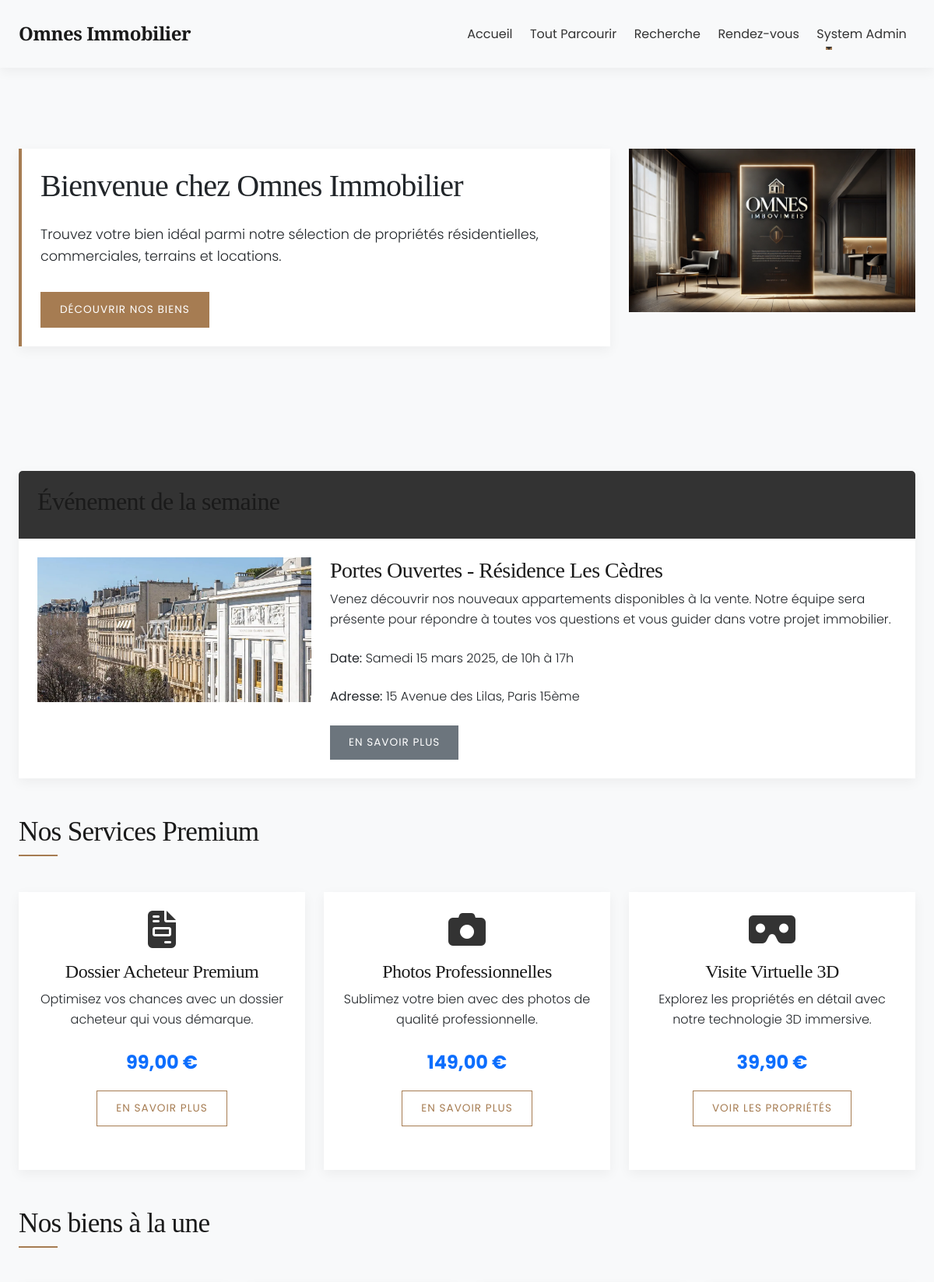
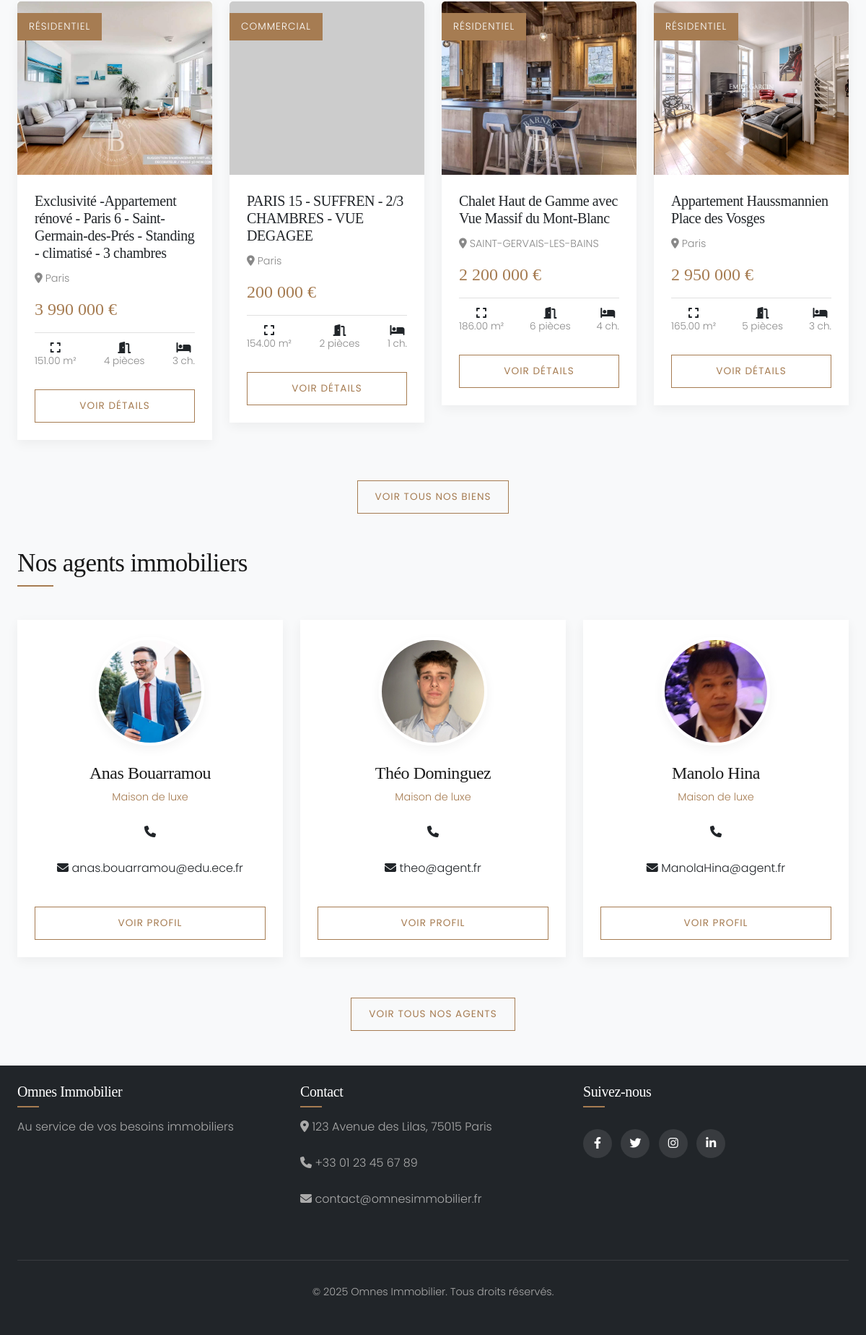
The app's page /index.php (signed in) with its own data (2 pictures, top to bottom).
### tables this page shows
CREATE TABLE `Propriete` (
  `id_propriete` int NOT NULL,
  `titre` varchar(255) NOT NULL,
  `description` text,
  `prix` decimal(10,2) NOT NULL,
  `surface` decimal(10,2) DEFAULT NULL,
  `nb_pieces` int DEFAULT NULL,
  `nb_chambres` int DEFAULT NULL,
  `nb_salles_bain` int DEFAULT NULL,
  `etage` int DEFAULT NULL,
  `balcon` tinyint(1) DEFAULT '0',
  `parking` tinyint(1) DEFAULT '0',
  `ascenseur` tinyint(1) DEFAULT '0',
  `adresse` varchar(255) NOT NULL,
  `ville` varchar(100) NOT NULL,
  `code_postal` varchar(20) NOT NULL,
  `pays` varchar(50) NOT NULL,
  `statut` enum('disponible','vendu','loué') DEFAULT 'disponible',
  `type_propriete` enum('résidentiel','commercial','terrain','location') NOT NULL,
  `date_ajout` datetime DEFAULT CURRENT_TIMESTAMP,
  `id_agent` int NOT NULL
);

CREATE TABLE `Media` (
  `id_media` int NOT NULL,
  `id_propriete` int NOT NULL,
  `type` enum('photo','video') NOT NULL,
  `url_path` varchar(255) NOT NULL,
  `est_principale` tinyint(1) DEFAULT '0',
  `titre` varchar(255) DEFAULT NULL
);

CREATE TABLE `Agent_Immobilier` (
  `id_agent` int NOT NULL,
  `id_utilisateur` int NOT NULL,
  `specialite` varchar(100) DEFAULT NULL,
  `biographie` text,
  `cv_path` varchar(255) DEFAULT NULL,
  `photo_path` varchar(255) DEFAULT NULL
);

CREATE TABLE `Utilisateur` (
  `id_utilisateur` int NOT NULL,
  `email` varchar(100) NOT NULL,
  `mot_de_passe` varchar(255) NOT NULL,
  `nom` varchar(50) NOT NULL,
  `prenom` varchar(50) NOT NULL,
  `telephone` varchar(20) DEFAULT NULL,
  `date_inscription` datetime DEFAULT CURRENT_TIMESTAMP,
  `type_utilisateur` enum('client','agent','admin') NOT NULL,
  `statut` enum('actif','inactif') DEFAULT 'actif'
);

### config/init.php (called while the page is built, shortened)
<?php
require_once BASE_PATH . 'config/database.php';
spl_autoload_register(function($class_name) {
    $class_file = BASE_PATH . 'classes/' . $class_name . '.php';
});
function format_price($price) {
    return number_format($price, 0, ',', ' ') . ' €';
}

### classes/database.php (called while the page is built, shortened)
<?php
class Database {
    private $dbh;
    private $stmt;
    public function __construct() {
        $this->host = DB_HOST;
        $this->port = DB_PORT;
        $this->user = DB_USER;
        $this->pass = DB_PASS;
        $this->dbname = DB_NAME;
        $dsn = 'mysql:host=' . $this->host . ';port=' . $this->port . ';dbname=' . $this->dbname . ';charset=utf8mb4';
        $options = array(
            PDO::ATTR_PERSISTENT => true,
            PDO::ATTR_ERRMODE => PDO::ERRMODE_EXCEPTION,
            PDO::ATTR_DEFAULT_FETCH_MODE => PDO::FETCH_OBJ
        );
        try {
            $this->dbh = new PDO($dsn, $this->user, $this->pass, $options);
        } catch(PDOException $e) {
            $this->error = $e->getMessage();
            error_log("Erreur de connexion à la base de données : " . $this->error);
            throw new Exception("Erreur de connexion à la base de données");
        }
    }
    public function query($query) {
        $this->stmt = $this->dbh->prepare($query);
    }
    public function bind($param, $value, $type = null) {
        if (is_null($type)) {
            switch (true) {
                case is_int($value):
                    $type = PDO::PARAM_INT;
                    break;
            }
        }
        $this->stmt->bindValue($param, $value, $type);
    }
    public function execute() {
        try {
            return $this->stmt->execute();
        } catch(PDOException $e) {
            $this->error = $e->getMessage();
            error_log("Erreur d'exécution de requête : " . $this->error);
            return false;
        }
    }
    public function resultSet() {
        $this->execute();
        return $this->stmt->fetchAll();
    }
}
?>

### classes/Property.php (called while the page is built, shortened)
<?php
class Property {
    private $db;
    public function __construct() {
        $this->db = new Database();
    }
    public function getAllProperties() {
        $this->db->query('SELECT * FROM Propriete WHERE statut = "disponible" ORDER BY date_ajout DESC');
        return $this->db->resultSet();
    }
    public function getMedia($id_propriete) {
        $this->db->query('SELECT * FROM Media WHERE id_propriete = :id_propriete');
        $this->db->bind(':id_propriete', $id_propriete);
        return $this->db->resultSet();
    }
}
?>

### classes/Agent.php (called while the page is built, shortened)
<?php
class Agent {
    private $db;
    public function __construct() {
        $this->db = new Database();
    }
    public function getAllAgents() {
        try {
            $this->db->query('SELECT a.*, u.nom, u.prenom, u.email, u.telephone
                            FROM Agent_Immobilier a
                            INNER JOIN Utilisateur u ON a.id_utilisateur = u.id_utilisateur
                            ORDER BY u.nom, u.prenom');
            return $this->db->resultSet();
        } catch (Exception $e) {
            error_log("Exception lors de la récupération de tous les agents: " . $e->getMessage());
            return [];
        }
    }
}
?>

### index.php (the view, shortened to what this page needs)
<?php
require_once BASE_PATH . 'config/init.php';
include BASE_PATH . 'includes/header.php';
require_once BASE_PATH . 'classes/Property.php';
require_once BASE_PATH . 'classes/Agent.php';
$property = new Property();
$agent = new Agent();
$featured_properties = $property->getAllProperties();
if (count($featured_properties) > 4) {
    $featured_properties = array_slice($featured_properties, 0, 4);
}
$agents = $agent->getAllAgents();
if (count($agents) > 3) {
    $agents = array_slice($agents, 0, 3);
}
?>
<section class="hero-section">
    <div class="row">
        <div class="col-md-8" data-aos="fade-right">
            <div class="card bg-light">
                <div class="card-body hero-content">
                    <h1 class="card-title">Bienvenue chez Omnes Immobilier</h1>
                    <p class="card-text">Trouvez votre bien idéal parmi notre sélection de propriétés résidentielles, commerciales, terrains et locations.</p>
                    <a href="properties.php" class="btn btn-primary">Découvrir nos biens</a>
                </div>
            </div>
        </div>
        <div class="col-md-4" data-aos="fade-left">
            <img src="/omnes-immobilier/assets/img/banners/hero-banner.jpg" alt="Omnes Immobilier" class="img-fluid" onerror="this.src='https://via.placeholder.com/400x300?text=Omnes+Immobilier'">
        </div>
    </div>
</section>
<section class="event-section mt-5" data-aos="fade-up">
    <div class="card">
        <div class="card-header bg-primary text-white">
            <h2>Événement de la semaine</h2>
        </div>
        <div class="card-body">
            <div class="row">
                <div class="col-md-4">
                    <img src="/omnes-immobilier/assets/img/banners/event-banner.jpg" alt="Événement" class="img-fluid" onerror="this.src='https://via.placeholder.com/300x200?text=Événement'">
                </div>
                <div class="col-md-8">
                    <h3>Portes Ouvertes - Résidence Les Cèdres</h3>
                    <p>Venez découvrir nos nouveaux appartements disponibles à la vente. Notre équipe sera présente pour répondre à toutes vos questions et vous guider dans votre projet immobilier.</p>
                    <p><strong>Date:</strong> Samedi 15 mars 2025, de 10h à 17h</p>
                    <p><strong>Adresse:</strong> 15 Avenue des Lilas, Paris 15ème</p>
                    <a href="#" class="btn btn-secondary">En savoir plus</a>
                </div>
            </div>
        </div>
    </div>
</section>
<section class="services-section mt-5">
    <h2 class="section-title" data-aos="fade-up">Nos Services Premium</h2>
    <div class="row mt-3">
        <div class="col-md-4" data-aos="fade-up">
            <div class="card service-card h-100">
                <div class="card-body text-center">
                    <i class="fas fa-file-invoice fa-3x text-primary mb-3"></i>
                    <h4>Dossier Acheteur Premium</h4>
                    <p>Optimisez vos chances avec un dossier acheteur qui vous démarque.</p>
                    <p class="service-price">99,00 €</p>
                    <a href="/omnes-immobilier/account-services.php" class="btn btn-outline-primary">En savoir plus</a>
                </div>
            </div>
        </div>
        <div class="col-md-4" data-aos="fade-up" data-aos-delay="100">
            <div class="card service-card h-100">
                <div class="card-body text-center">
                    <i class="fas fa-camera fa-3x text-primary mb-3"></i>
                    <h4>Photos Professionnelles</h4>
                    <p>Sublimez votre bien avec des photos de qualité professionnelle.</p>
                    <p class="service-price">149,00 €</p>
                    <a href="/omnes-immobilier/account-services.php" class="btn btn-outline-primary">En savoir plus</a>
                </div>
            </div>
        </div>
        <div class="col-md-4" data-aos="fade-up" data-aos-delay="200">
            <div class="card service-card h-100">
                <div class="card-body text-center">
                    <i class="fas fa-vr-cardboard fa-3x text-primary mb-3"></i>
                    <h4>Visite Virtuelle 3D</h4>
                    <p>Explorez les propriétés en détail avec notre technologie 3D immersive.</p>
                    <p class="service-price">39,90 €</p>
                    <a href="/omnes-immobilier/properties.php" class="btn btn-outline-primary">Voir les propriétés</a>
                </div>
            </div>
        </div>
    </div>
</section>
<section class="featured-properties mt-5">
    <h2 class="section-title" data-aos="fade-up">Nos biens à la une</h2>
    <div class="row mt-3">
        <?php if (!empty($featured_properties)) : ?>
            <?php foreach ($featured_properties as $index => $prop) : ?>
                <div class="col-md-3" data-aos="fade-up" data-aos-delay="<?php echo $index * 100; ?>">
                    <div class="card property-card">
                        <?php
                        $medias = $property->getMedia($prop->id_propriete);
                        $image_path = !empty($medias) && isset($medias[0]->url_path) ? $medias[0]->url_path : '/omnes-immobilier/assets/img/properties/default.jpg';
                        ?>
                        <img src="<?php echo $image_path; ?>" class="card-img-top" alt="<?php echo $prop->titre; ?>" onerror="this.src='https://via.placeholder.com/300x200?text=Propriété'">
                        <?php if ($prop->type_propriete) : ?>
                            <div class="property-tag"><?php echo ucfirst($prop->type_propriete); ?></div>
                        <?php endif; ?>
                        <div class="card-body">
                            <h5 class="card-title"><?php echo $prop->titre; ?></h5>
                            <p class="property-location"><i class="fas fa-map-marker-alt"></i> <?php echo $prop->ville; ?></p>
                            <?php if ($prop->type_propriete !== 'location') : ?>
                                <p class="property-price"><?php echo format_price($prop->prix); ?></p>
                            <?php else : ?>
                                <p class="property-price"><?php echo format_price($prop->prix); ?>/mois</p>
                            <?php endif; ?>
                            <div class="property-features">
                                <div class="property-feature">
                                    <i class="fas fa-expand"></i>
                                    <span><?php echo $prop->surface; ?> m²</span>
                                </div>
                                <div class="property-feature">
                                    <i class="fas fa-door-open"></i>
                                    <span><?php echo $prop->nb_pieces; ?> pièces</span>
                                </div>
                                <div class="property-feature">
                                    <i class="fas fa-bed"></i>
                                    <span><?php echo $prop->nb_chambres; ?> ch.</span>
                                </div>
                            </div>
                            <a href="property-detail.php?id=<?php echo $prop->id_propriete; ?>" class="btn btn-outline-primary w-100 mt-3">Voir détails</a>
                        </div>
                    </div>
                </div>
            <?php endforeach; ?>
        <?php endif; ?>
    </div>
    <div class="text-center mt-4" data-aos="fade-up">
        <a href="properties.php" class="btn btn-outline-primary">Voir tous nos biens</a>
    </div>
</section>
<section class="featured-agents mt-5">
    <h2 class="section-title" data-aos="fade-up">Nos agents immobiliers</h2>
    <div class="row mt-3">
        <?php if (!empty($agents)) : ?>
            <?php foreach ($agents as $index => $agent_item) : ?>
                <div class="col-md-4" data-aos="fade-up" data-aos-delay="<?php echo $index * 100; ?>">
                    <div class="card agent-card">
                        <div class="card-body">
                            <?php if ($agent_item->photo_path) : ?>
                                <img src="<?php echo $agent_item->photo_path; ?>" class="agent-img" alt="<?php echo $agent_item->prenom . ' ' . $agent_item->nom; ?>" onerror="this.src='https://via.placeholder.com/150x150?text=Agent'">
                            <?php else : ?>
                                <img src="/omnes-immobilier/assets/img/agents/default.jpg" class="agent-img" alt="<?php echo $agent_item->prenom . ' ' . $agent_item->nom; ?>" onerror="this.src='https://via.placeholder.com/150x150?text=Agent'">
                            <?php endif; ?>
                            <h4 class="agent-name"><?php echo $agent_item->prenom . ' ' . $agent_item->nom; ?></h4>
                            <p class="agent-title"><?php echo $agent_item->specialite; ?></p>
                            <div class="agent-contact">
                                <p><i class="fas fa-phone"></i> <?php echo $agent_item->telephone; ?></p>
                                <p><i class="fas fa-envelope"></i> <?php echo $agent_item->email; ?></p>
                            </div>
                            <a href="agent-profile.php?id=<?php echo $agent_item->id_agent; ?>" class="btn btn-outline-primary w-100 mt-3">Voir profil</a>
                        </div>
                    </div>
                </div>
            <?php endforeach; ?>
        <?php endif; ?>
    </div>
    <div class="text-center mt-4" data-aos="fade-up">
        <a href="agents.php" class="btn btn-outline-primary">Voir tous nos agents</a>
    </div>
</section>
<?php include BASE_PATH . 'includes/footer.php'; ?>

### records on screen
propriete: media.url_path (picture), type_propriete "RÉSIDENTIEL", titre "Exclusivité -Appartement rénové - Paris 6 - Saint-Germain-des-Prés - Standing - climatisé - 3 chambres", ville "Paris", prix "3 990 000 €", surface "151.00", nb_pieces "4", nb_chambres "3"
propriete: type_propriete "COMMERCIAL", titre "PARIS 15 - SUFFREN - 2/3 CHAMBRES - VUE DEGAGEE", ville "Paris", prix "200 000 €", surface "154.00", nb_pieces "2", nb_chambres "1"
propriete: media.url_path (picture), type_propriete "RÉSIDENTIEL", titre "Chalet Haut de Gamme avec Vue Massif du Mont-Blanc", ville "SAINT-GERVAIS-LES-BAINS", prix "2 200 000 €", surface "186.00", nb_pieces "6", nb_chambres "4"
propriete: media.url_path (picture), type_propriete "RÉSIDENTIEL", titre "Appartement Haussmannien Place des Vosges", ville "Paris", prix "2 950 000 €", surface "165.00", nb_pieces "5", nb_chambres "3"
agent_immobilier: photo_path (picture), id_utilisateur.prenom "Anas", id_utilisateur.nom "Bouarramou", specialite "Maison de luxe", id_utilisateur.email "anas.bouarramou@edu.ece.fr"
agent_immobilier: photo_path (picture), id_utilisateur.prenom "Théo", id_utilisateur.nom "Dominguez", specialite "Maison de luxe", id_utilisateur.email "theo@agent.fr"
agent_immobilier: photo_path (picture), id_utilisateur.prenom "Manolo", id_utilisateur.nom "Hina", specialite "Maison de luxe", id_utilisateur.email "ManolaHina@agent.fr"

### other values on screen
$_SESSION['user_name'] "System Admin"
